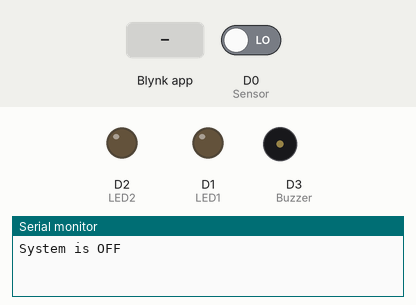
This sketch was run on a simulated ESP8266 (NodeMCU). Shown: output pins drawn as LEDs (lit = HIGH), buzzer (waves = sounding, pin HIGH), the last lines printed to the serial monitor. Inputs (shaded band) come from the test bench; at power-on: D0 (Sensor) LOW. WiFi joins after 1.5 s; servers stay silent unless stated; random numbers use the default seed unless the sketch sets one; web services answer with replies made up by the test bench.

Above: at 3.0 s.
3.1 s: Blynk app writes 1 to V0
At 5.0 s:
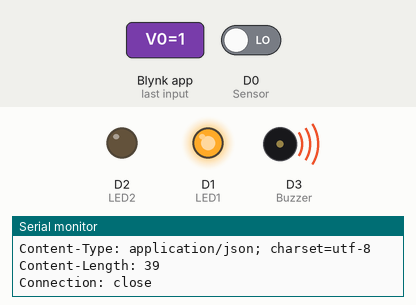
5.3 s: D0 (Sensor) driven HIGH
At 7.7 s:
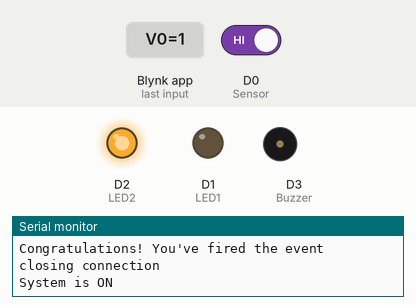
8.6 s: D0 (Sensor) driven LOW
At 10.1 s:
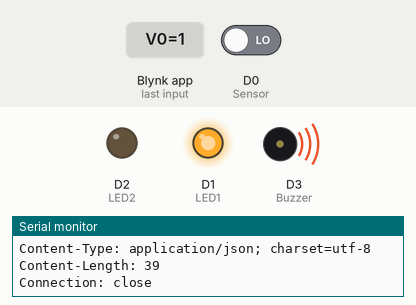
Timing chart, 0 to 11.6 s (numbered marks = the images above; inputs shaded):
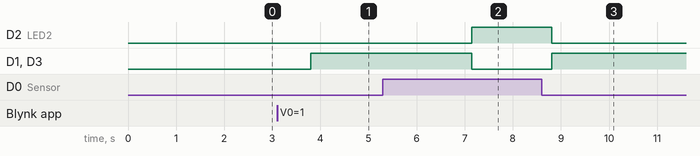

Measured:
- after the input at 3.1 s, D1 (LED1), D3 (Buzzer): LOW → HIGH after 0.70 s
- after the input at 5.3 s, D2 (LED2): LOW → HIGH after 1.8 s; D1 (LED1), D3 (Buzzer): HIGH → LOW after 1.8 s
- after the input at 8.6 s, D2 (LED2): HIGH → LOW after 0.20 s; D1 (LED1), D3 (Buzzer): LOW → HIGH after 0.20 s

The sketch:

fireAlarm.ino
```cpp
#define BLYNK_PRINT Serial
#include <ESP8266WiFi.h>
#include "ThingSpeak.h"
#include <BlynkSimpleEsp8266.h>

char auth[] = "HeLJ3Hlko5d76Xk1TzzYsstZ_PYsmU-i";
char ssid[] = "WiFi/Connectivity Name";
char pass[] = "WiFi/Connectivity Password";

/* ThingSpeak */
unsigned long channelID =1996784; //Channel ID from thingspeak
unsigned int field_no=1;
const char* writeAPIKeyy = "Thingspeak write API Key for graph";   // Thingspeak write API Key for graph
//const char* readAPIKey = "Okuma anahtarını giriniz";   // Thingspeak read API Key

void send_event(const char *event);
const char *host = "maker.ifttt.com";
const char *privateKey = "ifttt api key";//ifttt api key

//twitter thingspeak
const String writeAPIKey = "Thingspeak write API Key";   // Thingspeak write API Key
const char* thingSpeakHost = "api.thingspeak.com";     //ThingSpeak site host
String thingtweetAPIKey = "ThingTweet api key";    //ThingTweet api key
int randNumber;
WiFiClient client;
float temperature;   // Analog returns temperature
float olculendeger;     // measured analog value
String tsData;

BlynkTimer timer;
int pinValue = 0;

#define LED1 D1
#define LED2 D2
#define Buzzer D3
#define Sensor D0

void setup() {
  Serial.begin(9600);
  pinMode(LED1, OUTPUT);
  pinMode(LED2, OUTPUT);
  pinMode(Buzzer, OUTPUT);
  pinMode(Sensor, INPUT);
  Blynk.begin(auth, ssid, pass);
   ThingSpeak.begin(client);         // ThingSpeak client class started
  timer.setInterval(1000L, notifiaction);
}

BLYNK_WRITE(V0) {
  pinValue = param.asInt();
}

void sendDataTS(int deger){
  ThingSpeak.writeField (channelID, field_no, deger, writeAPIKeyy);       // send temperature
  Serial.println("\n");
}

void sendtweet(){
  //thingspeak tw
  randNumber=random(5,1000);
  Serial.print("//");
  Serial.println(randNumber);
  if (client.connect (thingSpeakHost, 80)) {        //with url
  String postStr = "field1=";                  //data will be displayed on Field 1 graph
  postStr+= String (temperature);
  client.print("POST /update HTTP/1.1\n");
  client.print("Host: api.thingspeak.com\n");
  client.print("Connection: close\n");
  client.print("X-THINGSPEAKAPIKEY: " + writeAPIKey + "\n");
  client.print("Content-Type: application/x-www-form-urlencoded\n");
 client.print("Content-Length: ");
  client.print(postStr.length());
  client.print("\n\n");
  client.print(postStr);
  client.print("\n\n");
  Serial.println(temperature);
  Serial.println ("temperature has been sent to ThingSpeak");
}
  if (client.connect("api.thingspeak.com",80)) {
  Serial.println("TWİTTER CONNECTED");  //to upload to twitter
  tsData = "api_key="+thingtweetAPIKey+"&status="+"  #WARNING" + "  A fire was detected! Location : Alarm Location "+"   // "+randNumber ;
  client.print("POST /apps/thingtweet/1/statuses/update HTTP/1.1\n");
  client.print("Host: api.thingspeak.com\n");
  client.print("Connection: close\n");
  client.print("Content-Type: application/x-www-form-urlencoded\n");
  client.print("Content-Length: ");
  client.print(tsData.length());
  client.print("\n\n");
  client.print(tsData);
  Serial.println("TWEETED");
}
client.stop();
}

void send_event(const char *event)
{
  Serial.print("Connecting to ");
  Serial.println(host);
  WiFiClient client;
  const int httpPort = 80;
  if (!client.connect(host, httpPort)) {
    Serial.println("Connection failed");
    return;
  }
  String url = "/trigger/";
  url += event;
  url += "/with/key/";
  url += privateKey;
  Serial.print("Requesting URL: ");
  Serial.println(url);
  client.print(String("GET ") + url + " HTTP/1.1\r\n" +
               "Host: " + host + "\r\n" +
               "Connection: close\r\n\r\n");
  while(client.connected())
  {
    if(client.available())
    {
      String line = client.readStringUntil('\r');
      Serial.print(line);
    } else {
      delay(50);
    };
  }
  Serial.println();
  Serial.println("closing connection");
  client.stop();
}

int deger;
void notifiaction() {//the circuit
  int sensor = digitalRead(Sensor);
  if (pinValue == 1) {
    Serial.println("System is ON");
    if (sensor == 1) {
      digitalWrite(LED2, HIGH);
      digitalWrite(LED1, LOW);
      digitalWrite(Buzzer, LOW);
      deger=0;
      sendDataTS(deger);
    } else if (sensor == 0) {
      Blynk.notify("WARNING! A fire was detected");
      digitalWrite(LED2, LOW);
      digitalWrite(LED1, HIGH);
      digitalWrite(Buzzer, HIGH);
      sendtweet();
      send_event("FIRE DETECTION");
      send_event("Alert");
      deger=100;
      sendDataTS(deger);
    }
  } else if (pinValue == 0) {
    Serial.println("System is OFF");
  }
}

void loop() {
 Blynk.run();
 timer.run();
}
```
